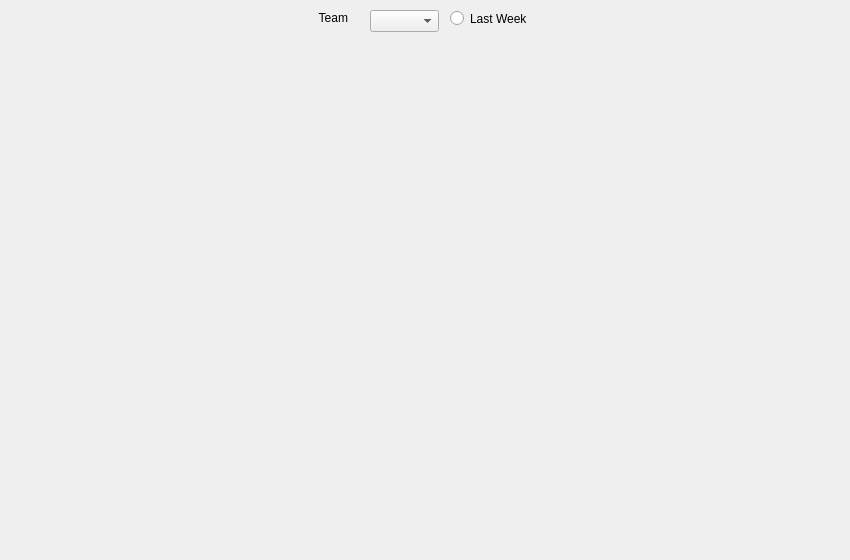
   <widget class="QWidget" name="tab_analyze_2">
    <attribute name="title">
     <string>Analyze</string>
    </attribute>
    <widget class="QFrame" name="productivityLineGraph">
     <property name="geometry">
      <rect>
       <x>0</x>
       <y>40</y>
       <width>841</width>
       <height>511</height>
      </rect>
     </property>
     <layout class="QHBoxLayout" name="horizontalLayout"/>
    </widget>
    <widget class="QComboBox" name="comboBox">
     <property name="geometry">
      <rect>
       <x>370</x>
       <y>10</y>
       <width>69</width>
       <height>22</height>
      </rect>
     </property>
    </widget>
    <widget class="QRadioButton" name="lastWeek">
     <property name="enabled">
      <bool>true</bool>
     </property>
     <property name="geometry">
      <rect>
       <x>450</x>
       <y>10</y>
       <width>82</width>
       <height>17</height>
      </rect>
     </property>
     <property name="text">
      <string>Last Week</string>
     </property>
     <property name="checkable">
      <bool>true</bool>
     </property>
     <property name="autoExclusive">
      <bool>false</bool>
     </property>
    </widget>
    <widget class="QLabel" name="label">
     <property name="geometry">
      <rect>
       <x>290</x>
       <y>10</y>
       <width>58</width>
       <height>16</height>
      </rect>
     </property>
     <property name="text">
      <string>Team</string>
     </property>
     <property name="alignment">
      <set>Qt::AlignRight|Qt::AlignTrailing|Qt::AlignVCenter</set>
     </property>
    </widget>
   </widget>
